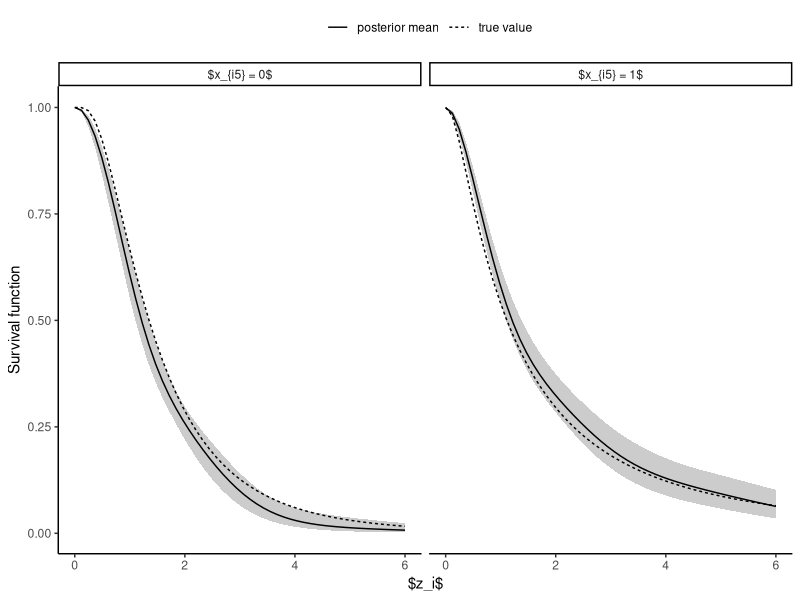
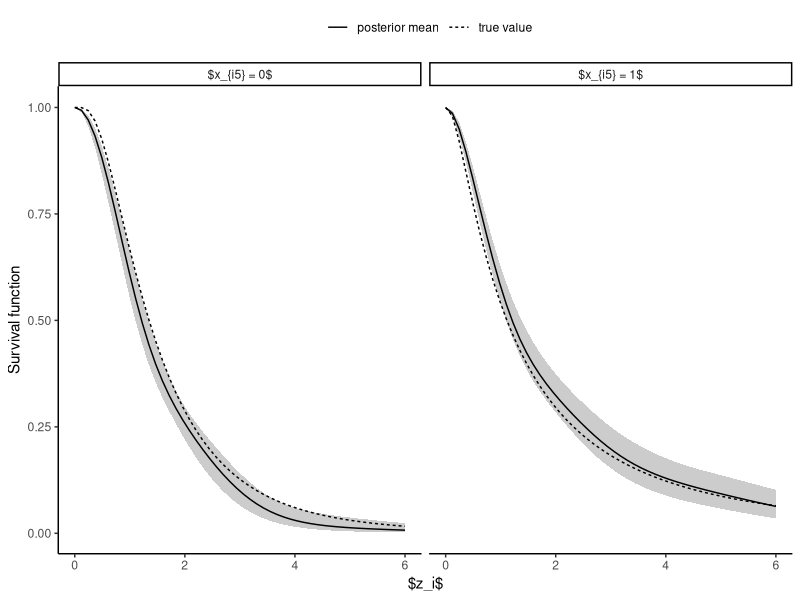

R code for these plots, in order:
library(ggplot2)
library(svglite)
library(readr)
library(tidyr)

# Load the data (created in Julia)
df <- 
    readr::read_csv("data/crossing-survival-curves-fitted.csv") |>
    tidyr::pivot_longer(c(St, Sh), names_to = "variable", values_to = "value") |>
    dplyr::mutate(
        x5_str = ifelse(x5, "$x_{i5} = 1$", "$x_{i5} = 0$"),
        variable = ifelse(variable == "Sh", "posterior mean", "true value")
    )
df

# Create the plot
p <- 
    df |>
    ggplot(aes(x = z)) + 
    geom_line(aes(y = value, linetype = variable)) +
    geom_ribbon(aes(ymin = lb, ymax = ub), fill = "black", alpha = 0.2) +
    labs(x = "$z_i$", y = "Survival function", linetype = "") +
    facet_grid(cols = vars(x5_str)) + 
    theme_classic() +
    theme(legend.position = "top")
p

# Save the plot in svg format
"crossing-survival-curves-fit.svg" |>
    ggsave(plot = p, width = 5 * 8 / 9, height = 3 * 4 / 5)
